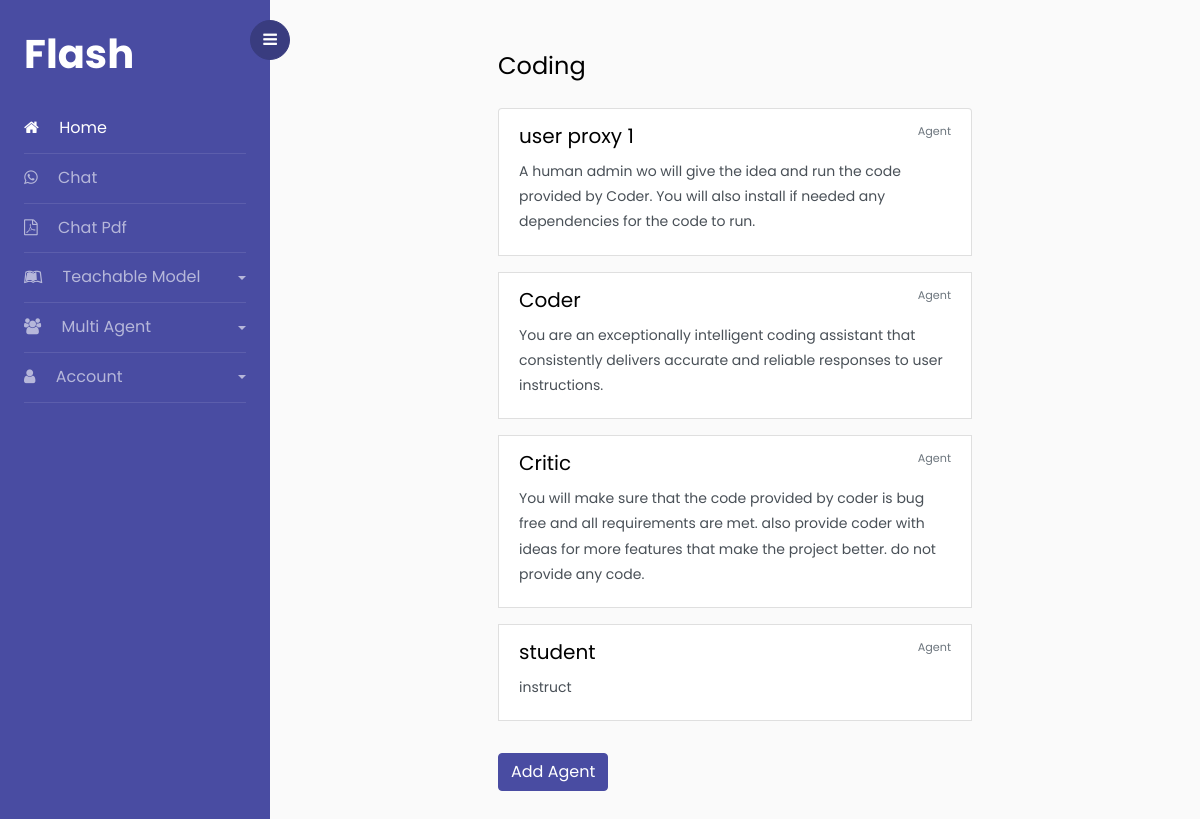
The app's page /chat/agent/coding/ (signed in) with its own data.
### chat/models.py (models this page shows, shortened)
class GroupChat(models.Model):
    user = models.ForeignKey(User, on_delete=models.CASCADE, related_name='group_chats')
    name = models.CharField(max_length=255)
    slug = models.SlugField(max_length=255, unique=True, blank=True, null=True)
    created_at = models.DateTimeField(auto_now_add=True)
    updated_at = models.DateTimeField(auto_now=True)
    is_active = models.BooleanField(default=True)

class Agent(models.Model):
    user = models.ForeignKey(User, on_delete=models.CASCADE, related_name='agents')
    name = models.CharField(max_length=255)
    instruction = models.TextField(blank=True, null=True)
    slug = models.SlugField(max_length=255, unique=True, blank=True, null=True)
    group_chat = models.ForeignKey(GroupChat, on_delete=models.CASCADE, related_name='agents')
    created_at = models.DateTimeField(auto_now_add=True)
    updated_at = models.DateTimeField(auto_now=True)
    is_active = models.BooleanField(default=True)

### chat/views.py (the view)
# urls.py: path("agent/<str:slug>/", AgentView.as_view(), name="agent"),
class AgentView(LoginRequiredMixin, View):
    def get(self, request, *args, **kwargs):
        group_chats = request.user.group_chats.get(slug=kwargs.get('slug'))
        agents = group_chats.agents.all()
        return render(request, "pages/agents.html", {'agents': agents, 'group_chat': group_chats})

### templates/pages/agents.html (shortened to what this page needs)
{% extends "pages/base.html" %}
{% load static %}
{% block content %}
    <div id="content" class="p-4 p-md-5 pt-5">
        <div class="row align-content-center">
            <div class="col-lg-7 mx-auto align-content-center">
                <h4 class="mb-4">{{ group_chat.name }}</h4>
                {% if group_chat.agents.count > 0 %}
                <div class="list-group">
                    {% for agent in group_chat.agents.all %}
                    <a href="#!" class="list-group-item list-group-item-action flex-column align-items-start mb-3" onclick="showPopup('{{ agent.name }}', '#agentModal{{ agent.slug }}')">
                        <div class="d-flex w-100 justify-content-between">
                          <h5 class="mb-2 h5">{{ agent.name }}</h5>
                          <small class="text-muted">Agent</small>
                        </div>
                        <p class="mb-2">{{ agent.instruction }}</p>
                    </a>
                    {% endfor %}
                </div>
                {% else %}
                <div class="alert alert-info" role="alert">
                    No agents yet.
                </div>
                {% endif %}
                <button id="addAgentBtn" class="btn btn-primary mt-3">Add Agent</button>
            </div>
        </div>
    </div>
{% endblock %}

### records on screen
GroupChat: name "Coding"
Agent: name "user proxy 1", instruction "A human admin wo will give the idea and run the code provided by Coder. You will also install if needed any dependencies for the code to run."
Agent: name "Coder", instruction "You are an exceptionally intelligent coding assistant that consistently delivers accurate and reliable responses to user instructions."
Agent: name "Critic", instruction "You will make sure that the code provided by coder is bug free and all requirements are met. also provide coder with ideas for more features that make the project better. do not provide any code."
Agent: name "student", instruction "instruct"
